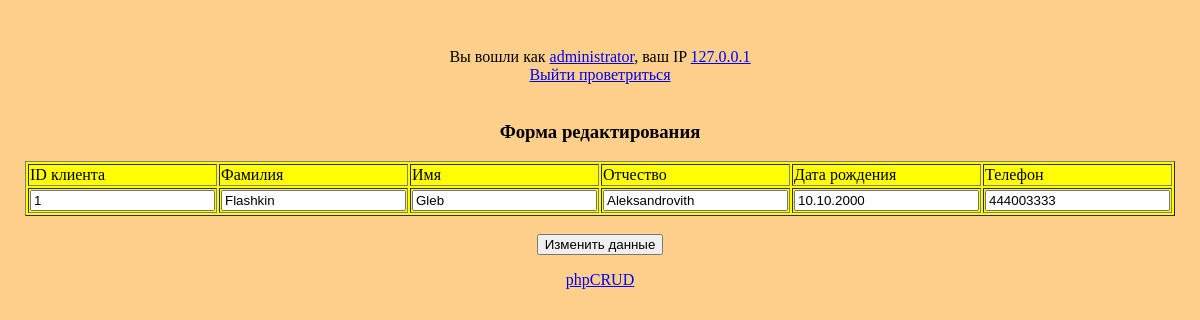
The app's page /update.php?id_klient=1 (signed in) with its own data.
### tables this page shows
CREATE TABLE `klient` (
  `family` varchar(30) NOT NULL,
  `name` varchar(30) NOT NULL,
  `patronymic` varchar(30) NOT NULL,
  `phone` varchar(12) NOT NULL,
  `birth_date` varchar(30) NOT NULL,
  `id_klient` int(10) NOT NULL
);

### config.php (called while the page is built, shortened)
<?php
$db_host='localhost';
$db_name='cdrom';
$db_login='root';
$db_pass='vertrigo';
$connect_mysql_base = new mysqli($db_host, $db_login, $db_pass, $db_name);
function queryMysql($query)	{
	global $connect_mysql_base;
	$result = $connect_mysql_base->query($query);
	return $result;
}

### update.php (the view, shortened to what this page needs)
<?php
require_once "config.php";
require_once "User.class.php";
?>
<html>
<head>
	<link rel="stylesheet" type="text/css" href="style.css">
</head>
<body>
<div align="center">
<?php
if (!isset($_GET['id_klient']))	{}
else {
    $id = $_GET['id_klient'];
    $s = queryMysql("SELECT * FROM klient WHERE (id_klient = '$id')");
    $f = $s->fetch_array();
?>
    <form name="change_data_client" method="GET" action="set_update.php">
    <h3>Форма редактирования</h3>
        <table border='1' width='40%' bgcolor='yellow'>
            <tr><td>ID клиента</td><td>Фамилия</td><td>Имя</td><td>Отчество</td><td>Дата рождения</td><td>Телефон</td></tr>
            <tr>
                <td align="center"> <input type = "text" readonly name="id_klient" value="<?php echo $f['id_klient']; ?>"> </td>
                <td align="center"> <input type="text" name="family" value="<?php echo $f['family']; ?>"> </td>
                <td align="center"> <input type="text" name="name" value="<?php echo $f['name']; ?>"> </td>
                <td align="center"> <input type="text" name="patronymic" value="<?php echo $f['patronymic']; ?>"> </td>
                <td align="center"> <input type="text" name="birth_date" value="<?php echo $f['birth_date']; ?>"> </td>
                <td align="center"> <input type="text" name="phone" value="<?php echo $f['phone']; ?>"> </td>
            </tr>
        </table>
        <br><input type="submit" value="Изменить данные">
    </form>
</div>
<?php
}
?>
<?php
require_once "footer.php";
?>

### style.css (style rules this page uses)
body { position:relative; top: 40px; background:#FFCF8C; color:#000000; text-align:center; #border-radius: 98px 98px 98px 98px; }

### records on screen
klient: id_klient "1", family "Flashkin", name "Gleb", patronymic "Aleksandrovith", birth_date "10.10.2000", phone "444003333"

### other values on screen
$current_user "administrator"
$client_ip "127.0.0.1"
$random_logout_text "Выйти проветриться"
